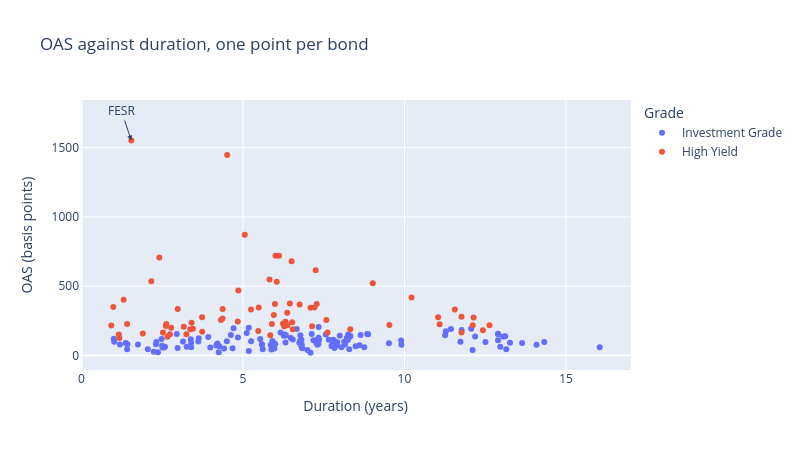

The notebook cell this image was saved under:
### Markdown cell above
## 12.6 Interactive Charts with plotly

Every chart so far is a fixed picture. To find out which bond a point is, the desk would go back to the table. An **interactive chart** answers on the spot: rest the pointer on a point and a box shows its values, drag across an area to zoom in, double-click to zoom back out, and click a name in the legend to hide that group.

plotly draws such charts. `plotly.express`, imported as `px`, works like seaborn: pass the table, and name the columns as text.

The interactive charts appear when you run the cells. GitHub's preview of this notebook may show nothing in their place.

Q. Draw OAS against duration, so that pointing at a bond shows which one it is.

### Code cell
# the widest bond in the file, to find on the chart
widest = book.loc[book['oas'].idxmax()]
print(widest[['ticker', 'issuer', 'sector', 'rating', 'duration', 'oas']])

# color= is plotly's hue=. hover_name= is the heading of the box that appears at a point,
# and hover_data= lists extra columns to show in it. labels= replaces column names with words.
fig = px.scatter(book, x='duration', y='oas', color='grade',
                 hover_name='issuer', hover_data=['ticker', 'sector', 'rating'],
                 labels={'duration': 'Duration (years)', 'oas': 'OAS (basis points)', 'grade': 'Grade',
                         'ticker': 'Ticker', 'sector': 'Sector', 'rating': 'Rating'},
                 title='OAS against duration, one point per bond',
                 width=800, height=450)

# a note on the widest bond. In plotly a note is added to the figure with add_annotation().
fig.add_annotation(x=widest['duration'], y=widest['oas'], text=widest['ticker'], showarrow=True, arrowhead=2)

# show() displays a plotly figure
fig.show()

### Figure 1 — Plotly figure (JSON) as saved in the notebook; plotly's stock layout.template omitted (floating-point values rounded to 4 significant figures; data arrays with more than 128 entries replaced by an {"elided": "..."} marker saying what was removed)
{"data": [{"customdata": {"elided": "128x3 str values"}, "hovertemplate": "<b>%{hovertext}</b><br><br>Grade=Investment Grade<br>Duration (years)=%{x}<br>OAS (basis points)=%{y}<br>Ticker=%{customdata[0]}<br>Sector=%{customdata[1]}<br>Rating=%{customdata[2]}<extra></extra>", "hovertext": ["Bezane Finance", "Bezorin Finance", "Bezorin Finance", "Bezimer Power", "Bruxamyth Brands", "Bruxizal Chemicals", "Clavane Foods", "Clavoquil Bancorp", "Clavoquil Bancorp", "Clavoquil Bancorp", "Clavoquil Bancorp", "Clavebran Software", "Corvoquil Metals", "Corvoquil Metals", "Corvoquil Metals", "Corvovar Health", "Corvulex Logistics", "Corvulex Logistics", "Delverone Pharma", "Delvazor Paper", "Dralundra Brands", "Dralundra Brands", "Dralane Networks", "Dralane Networks", "Dralamyth Finance", "Dralamyth Finance", "Dralizal Rail", "Dralostrin Industrial", "Dralazor Utilities", "Dralazor Utilities", "Elverone Industrial", "Elverone Industrial", "Elverone Industrial", "Elverone Industrial", "Elvizal Retail", "Feskundra Systems", "Feskundra Systems", "Feskamyth Insurance", "Feskamyth Insurance", "Feskebran Foods", "Feskebran Foods", "Galvostrin Resources", "Galvostrin Resources", "Galventor Power", "Galvolvey Resources", "Grovostrin Freight", "Grovostrin Freight", "Grovostrin Freight", "Groventor Bancorp", "Heskundra Retail", "Heskundra Retail", "Heskundra Retail", "Heskorin Aerospace", "Heskentor Resources", "Hulvane Industrial", "Hulvimer Pipeline", "Kezundra Rail", "Kezundra Rail", "Kezundra Rail", "Kezerone Paper", "Keziskan Paper", "Kezazor Logistics", "Krilellix Networks", "Krilellix Networks", "Krilellix Networks", "Lorvamyth Paper", "Lorvellix Energy", "Mulvundra Machinery", "Nevane Machinery", "Nevovar Energy", "Nevulex Health", "Nevulex Health", "Nevulex Health", "Nevulex Health", "Nevulex Health", "Nevulex Health", "Osmere Chemicals", "Ostrevale Telecom", "Plevundra Finance", "Plevundra Finance", "Plevundra Finance", "Plevazor Energy", "Pellwick Paper", "Pellwick Paper", "Pellwick Paper", "Pellwick Paper", "Quelellix Water", "Quelellix Water", "Quorvane Energy", "Quorvane Energy", "Rulvane Aerospace", "Rulvizal Systems", "Rulviskan Pharma", "Rulviskan Pharma", "Rulvazor Utilities", "Skelolvey Industrial", "Skelolvey Industrial", "Sylvazor Power", "Sylvellix Logistics", "Sylvellix Logistics", "Sylvellix Logistics", "Thalostrin Finance", "Thalostrin Finance", "Thalulex Retail", "Thalulex Retail", "Tovovar Water", "Tovolvey Devices", "Tovolvey Devices", "Tarnwick Utilities", "Tromazor Resources", "Vraxorin Bancorp", "Vraxorin Bancorp", "Vraxorin Bancorp", "Vraxentor Retail", "Vraxentor Retail", "Vraxentor Retail", "Vyrovar Medical", "Wyxane Wireless", "Xanane Foods", "Xanane Foods", "Xanamyth Systems", "Xanazor Telecom", "Yarviskan Energy", "Zephizal Medical", "Zephizal Medical", "Zephizal Medical", "Zephiskan Resources", "Zephiskan Resources"], "legendgroup": "Investment Grade", "marker": {"color": "#636efa", "symbol": "circle"}, "mode": "markers", "name": "Investment Grade", "orientation": "v", "showlegend": true, "type": "scatter", "x": [4.627, 7.338, 8.846, 2.588, 12.89, 2.498, 11.77, 2.323, 4.272, 5.912, 7.299, 2.979, 1.426, 3.991, 14.09, 9.906, 8.643, 12.51, 6.81, 12.97, 5.893, 8.049, 4.253, 7.094, 3.386, 8.259, 8.875, 3.26, 5.586, 12.19, 2.954, 3.398, 8.307, 11.44, 3.633, 7.776, 8.609, 6.482, 13.27, 5.183, 5.882, 8.134, 9.519, 12.11, 7.913, 3.397, 5.535, 7.303, 7.997, 4.502, 6.768, 7.357, 6.833, 7.128, 4.679, 12.9, 3.62, 8.216, 13.64, 6.317, 1.373, 7.841, 4.71, 5.18, 6.166, 13.12, 8.157, 7.182, 6.81, 1.005, 3.927, 4.846, 6.267, 6.297, 12.9, 13.05, 6.544, 5.117, 2.243, 2.371, 6.994, 2.485, 1.017, 6.331, 6.779, 8.249, 2.558, 4.416, 6.0, 11.26, 7.344, 2.059, 5.614, 5.975, 7.837, 11.28, 12.06, 8.291, 8.756, 13.15, 16.04, 5.95, 9.898, 7.802, 8.326, 6.746, 5.86, 6.821, 7.336, 6.665, 5.593, 7.274, 8.487, 1.753, 5.254, 11.73, 2.514, 2.31, 1.193, 14.33, 7.657, 4.212, 3.145, 1.416, 7.743, 7.919, 4.177, 7.565], "xaxis": "x", "y": [147, 127, 155, 62, 156, 70, 183, 96, 66, 104, 105, 54, 81, 56, 76, 76, 148, 97, 64, 63, 48, 59, 23, 19, 116, 150, 153, 63, 81, 136, 154, 91, 134, 191, 124, 83, 73, 126, 92, 32, 42, 99, 88, 39, 74, 58, 118, 76, 141, 102, 105, 113, 52, 155, 51, 110, 101, 128, 89, 93, 89, 95, 196, 199, 165, 138, 79, 109, 113, 120, 132, 129, 141, 151, 153, 136, 115, 161, 27, 22, 38, 118, 98, 143, 145, 111, 57, 50, 83, 146, 204, 44, 45, 49, 54, 175, 193, 44, 58, 45, 59, 89, 108, 112, 140, 91, 75, 78, 82, 190, 77, 91, 66, 78, 102, 98, 57, 80, 79, 97, 113, 86, 100, 44, 67, 95, 72, 151], "yaxis": "y"}, {"customdata": {"elided": "72x3 str values"}, "hovertemplate": "<b>%{hovertext}</b><br><br>Grade=High Yield<br>Duration (years)=%{x}<br>OAS (basis points)=%{y}<br>Ticker=%{customdata[0]}<br>Sector=%{customdata[1]}<br>Rating=%{customdata[2]}<extra></extra>", "hovertext": ["Bezamyth Machinery", "Bezoquil Freight", "Bezoquil Freight", "Clavulex Industrial", "Clavolvey Bancorp", "Calderby Retail", "Calderby Retail", "Corvundra Brands", "Corvundra Brands", "Corvundra Brands", "Corvamyth Wireless", "Corvamyth Wireless", "Corvamyth Wireless", "Corvolvey Systems", "Dunmarrow Rail", "Dunmarrow Rail", "Dunmarrow Rail", "Elvundra Foods", "Elvundra Foods", "Elvorin Medical", "Elvorin Medical", "Farvellix Paper", "Farvellix Paper", "Farvellix Paper", "Feskovar Devices", "Feskovar Devices", "Galvellix Paper", "Galvellix Paper", "Galvellix Paper", "Halvering Foods", "Halvering Foods", "Jaximer Networks", "Jaximer Networks", "Lorvane Systems", "Lorvane Systems", "Lorvizal Wireless", "Lorvebran Paper", "Lorvebran Paper", "Morvellix Networks", "Mulvebran Logistics", "Mulvebran Logistics", "Nevostrin Water", "Nevostrin Water", "Praxane Paper", "Praxane Paper", "Praxiskan Finance", "Praxiskan Finance", "Praximer Energy", "Skeliskan Machinery", "Skeliskan Machinery", "Thalundra Aerospace", "Thalundra Aerospace", "Thaloquil Chemicals", "Tovithe Insurance", "Tovellix Bancorp", "Tovellix Bancorp", "Tromithe Medical", "Tromithe Medical", "Vraxizal Telecom", "Vyrerone Metals", "Vyrerone Metals", "Veyrholt Health", "Veyrholt Health", "Vyrebran Wireless", "Vyrebran Wireless", "Vyrellix Telecom", "Wyxundra Energy", "Wyxundra Energy", "Wyximer Wireless", "Wyximer Wireless", "Xanizal Industrial", "Zarizal Industrial"], "legendgroup": "High Yield", "marker": {"color": "#EF553B", "symbol": "circle"}, "mode": "markers", "name": "High Yield", "orientation": "v", "showlegend": true, "type": "scatter", "x": [2.165, 3.25, 12.11, 1.416, 4.84, 4.513, 9.019, 2.781, 4.369, 6.373, 6.523, 7.143, 9.532, 11.09, 1.902, 6.277, 11.76, 3.411, 7.285, 5.489, 7.214, 1.161, 3.372, 5.475, 1.546, 7.252, 0.989, 1.31, 6.506, 7.582, 10.22, 3.454, 12.63, 2.983, 4.372, 6.454, 2.665, 6.24, 12.14, 2.617, 8.324, 6.008, 6.12, 5.957, 6.316, 2.412, 5.058, 4.857, 5.25, 5.99, 2.629, 11.04, 11.77, 7.091, 5.848, 5.897, 1.178, 3.17, 2.525, 2.741, 6.544, 0.927, 4.32, 6.375, 7.617, 3.737, 6.047, 11.56, 3.74, 12.43, 5.823, 6.756], "xaxis": "x", "y": [535, 153, 218, 227, 245, 1446, 520, 200, 266, 308, 240, 210, 219, 225, 158, 210, 165, 236, 371, 346, 346, 151, 189, 176, 1551, 614, 350, 401, 679, 256, 418, 192, 217, 334, 334, 374, 135, 229, 273, 212, 189, 720, 719, 291, 243, 707, 871, 468, 332, 371, 227, 275, 279, 343, 145, 226, 125, 207, 166, 153, 189, 216, 256, 218, 165, 275, 532, 332, 171, 181, 547, 367], "yaxis": "y"}], "layout": {"annotations": [{"arrowhead": 2, "showarrow": true, "text": "FESR", "x": 1.546, "y": 1551}], "height": 450, "legend": {"title": {"text": "Grade"}, "tracegroupgap": 0}, "title": {"text": "OAS against duration, one point per bond"}, "width": 800, "xaxis": {"anchor": "y", "domain": [0.0, 1.0], "title": {"text": "Duration (years)"}}, "yaxis": {"anchor": "x", "domain": [0.0, 1.0], "title": {"text": "OAS (basis points)"}}}}
